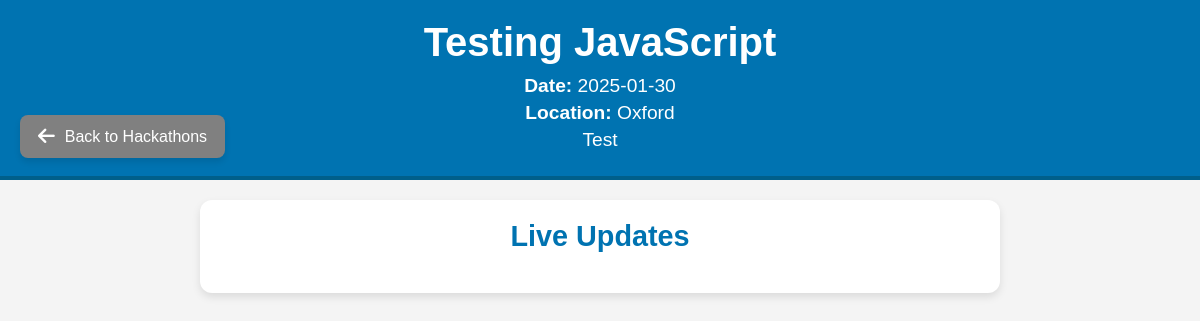
Before: /hackathon/57/updates with the older database file.
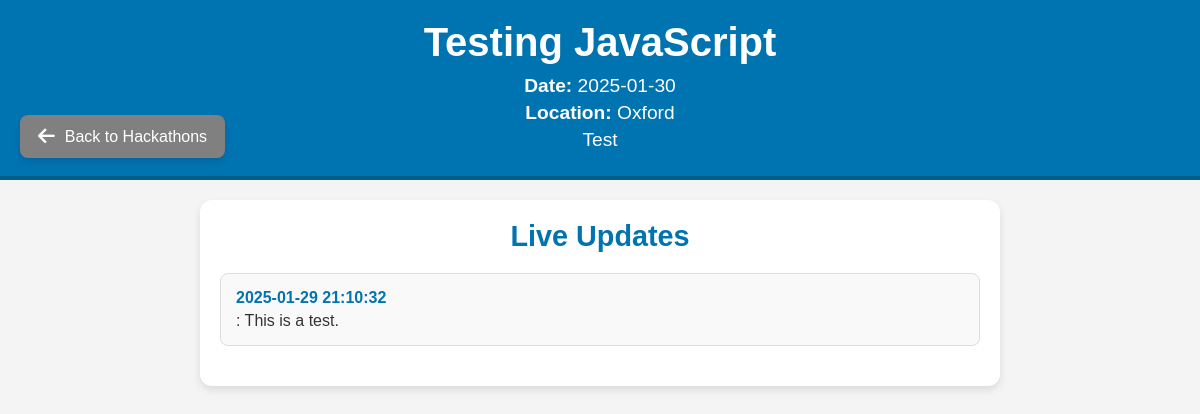
After: the same page with the newer database file.
### tables this page shows
CREATE TABLE hackathons (
    id INTEGER PRIMARY KEY AUTOINCREMENT,
    title TEXT NOT NULL,
    description TEXT NOT NULL,
    date TEXT NOT NULL,
    location TEXT NOT NULL
, max_participants INTEGER DEFAULT 0, current_participants INTEGER DEFAULT 0, created_by TEXT);

CREATE TABLE hackathon_updates (
    id INTEGER PRIMARY KEY AUTOINCREMENT,
    hackathon_id INTEGER NOT NULL,
    content TEXT NOT NULL,
    created_at DATETIME DEFAULT CURRENT_TIMESTAMP,
    FOREIGN KEY (hackathon_id) REFERENCES hackathons(id)
);

### app.py (the view)
@app.route('/hackathon/<int:hackathon_id>/updates')
def hackathon_page(hackathon_id):
    hackathon = query_db("SELECT * FROM hackathons WHERE id = ?", [hackathon_id], one=True)
    updates = query_db("SELECT * FROM hackathon_updates WHERE hackathon_id = ? ORDER BY created_at DESC", [hackathon_id])
    if not hackathon:
        return "Hackathon not found", 404
    return render_template('updates.html', hackathon=hackathon, updates=updates, is_creator=(hackathon['created_by'] == session.get('username')))

### app.py (called while the page is built)
def get_db():
     db = sqlite3.connect('database.sqlite')
     db.row_factory = sqlite3.Row
     return db

def query_db(query, args=(), one=False):
     cur = get_db().execute(query, args)
     rv = cur.fetchall()
     cur.close()
     return (rv[0] if rv else None) if one else rv

### templates/updates.html (shortened to what this page needs)
<!DOCTYPE html>
<html lang="en">
<head>
    <link rel="stylesheet" href="{{ url_for('static', filename='css/updates.css') }}">
</head>
<body>
    <header>
        <h1>{{ hackathon.title }}</h1>
        <p><strong>Date:</strong> {{ hackathon.date }}</p>
        <p><strong>Location:</strong> {{ hackathon.location }}</p>
        <p>{{ hackathon.description }}</p>
        <button onclick="goBack()" class="back-button">
            <i class="fas fa-arrow-left"></i> Back to Hackathons
        </button>
    </header>
    <section>
        <h2>Live Updates</h2>
        <div id="updates-container">
            <ul id="updates-list">
                {% for update in updates %}
                <li><strong>{{ update.created_at }}</strong>: {{ update.content }}</li>
                {% endfor %}
            </ul>
        </div>
    </section>
</body>
</html>

### static/css/updates.css (style rules this page uses)
* { margin: 0; padding: 0; box-sizing: border-box; }
body { font-family: "Montserrat", sans-serif; font-weight: 400; background-color: #f4f4f4; color: #333; }
header { text-align: center; padding: 20px; background-color: #0073b1; color: white; border-bottom: 4px solid #005f8a; }
header h1 { font-size: 2.5rem; margin-bottom: 10px; }
header p { font-size: 1.2rem; margin: 5px 0; }
section { margin: 20px auto; width: 90%; max-width: 800px; background-color: white; padding: 20px; border-radius: 12px; box-shadow: 0 4px 8px rgba(0, 0, 0, 0.1); }
section h2 { text-align: center; color: #0073b1; margin-bottom: 20px; font-size: 1.8rem; font-weight: bold; }
#updates-container { margin-bottom: 20px; }
#updates-list { list-style: none; padding: 0; }
#updates-list li { margin-bottom: 15px; padding: 15px; border: 1px solid #ddd; border-radius: 8px; background-color: #f9f9f9; transition: transform 0.3s ease, box-shadow 0.3s ease; }
#updates-list li strong { color: #0073b1; display: block; margin-bottom: 5px; }
.back-button { background-color: grey; color: white; border: none; padding: 12px 18px; font-size: 1rem; cursor: pointer; border-radius: 8px; display: inline-flex; align-items: center; gap: 10px; margin: 15px 0; position: absolute; top: 100px; left: 20px; box-shadow: 0 4px 6px rgba(0, 0, 0, 0.1); transition: background-color 0.3s ease, transform 0.2s ease; }
.back-button i { font-size: 1.2rem; }

Changed rows visible on the page:
added hackathon_updates: created_at "2025-01-29 21:10:32", content "This is a test."
